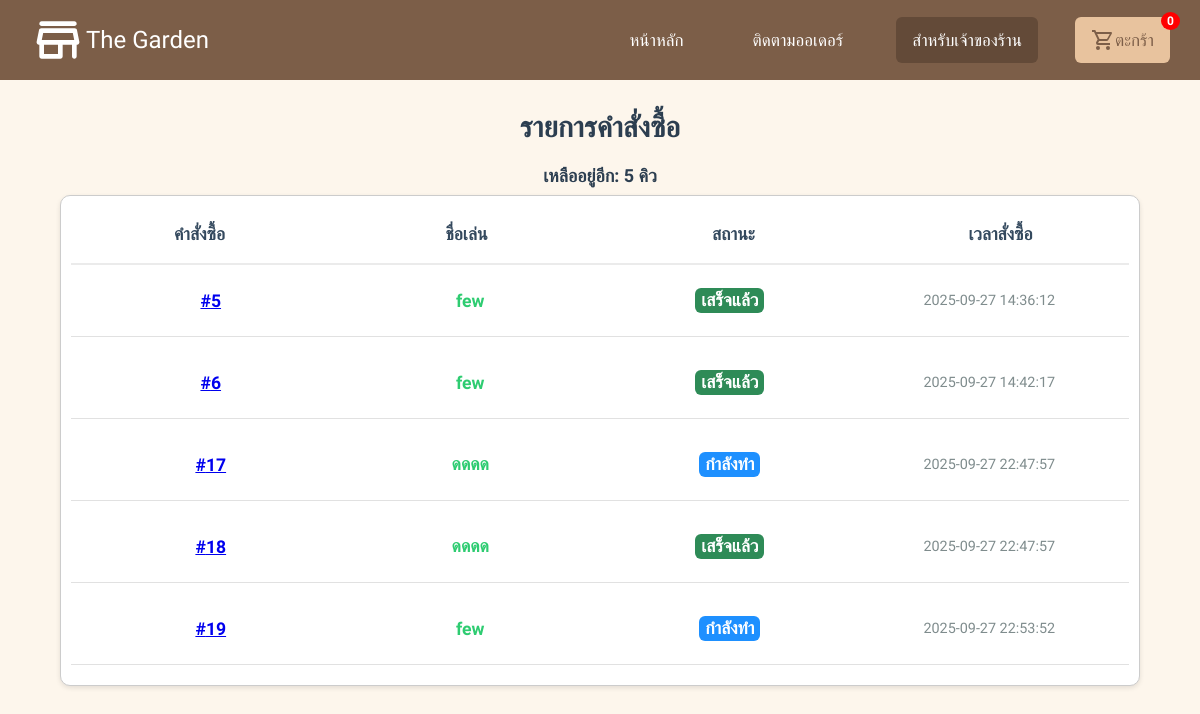
The app's page /track-orders with its own data.
### tables this page shows
CREATE TABLE "orders" (
    id INTEGER UNIQUE,
    nickname TEXT NOT NULL,
    phone TEXT NOT NULL,
    note TEXT,
    cart_data TEXT,
    status TEXT,
    timestamp DATETIME,
    slip_filename TEXT,
    PRIMARY KEY(id)
);

### app.py (the view)
@app.route('/track-orders', methods=['GET'])
def track_orders():
    with get_db() as db:
        orders = db.execute("""
            SELECT id, nickname, timestamp, status
            FROM orders
            WHERE status != 'รับแล้ว'
            ORDER BY timestamp ASC
        """).fetchall()
    return render_template('track_orders_customer.html', orders=orders)

### app.py (called while the page is built)
def get_db():
    conn = sqlite3.connect(db_garden, timeout=10)
    conn.row_factory = sqlite3.Row
    return conn

### templates/track_orders_customer.html (shortened to what this page needs)
{% extends "layout.html" %}
{% block content %}
<h1 class="order-title">รายการคำสั่งซื้อ</h1>
<p class="order-title" style="font-size: 18px; margin: 0.5rem 0;">
  เหลืออยู่อีก: {{ orders|length }} คิว
</p>
<div class="orders-container">
  <div class="order-header">
    <div class="order-column">คำสั่งซื้อ</div>
    <div class="order-column">ชื่อเล่น</div>
    <div class="order-column">สถานะ</div>
    <div class="order-column">เวลาสั่งซื้อ</div>
  </div>
  {% for order in orders %}
  <div class="order-detail-row" id="order-{{ order['id'] }}">
    <div class="order-column order-id">
      <a href="{{ url_for('view_order', order_id=order['id']) }}"> #{{ order['id'] }} </a>
    </div>
    <div class="order-column order-nickname">
      {{ order['nickname'] }}
    </div>
    <div class="order-column order-status">
      <span class="status-text {{ order['status']|lower }}">
        {{ order['status'] }}
      </span>
    </div>
    <div class="order-column order-timestamp">
      {{ order['timestamp'] }}
    </div>
  </div>
  {% else %}
  <p>ไม่มีคำสั่งซื้อในระบบ</p>
  {% endfor %}
</div>
{% endblock %}

### templates/layout.html (shortened to what this page needs)
<!DOCTYPE html>
<html lang="en">
<head>
    <link rel="stylesheet" href="{{url_for('static', filename = 'style.css')}}" />
    <link rel="stylesheet" href="{{url_for('static', filename = 'login.css')}}" />
</head>
<body>
    <header class="head-nav">
        <div class="head-wrapper">
            <div class="head-bar-menu" id="bar-menu">
                <h3 class="head-logo">
                    The Garden
                </h3>
                <div class="head-menu">
                    <ul class="list-menu" id="menu">
                        <li><a href="/">หน้าหลัก</a></li>
                        {% if session.get("role") == "owner" %}
                        <li><a id="add_menu">เพิ่มเมนู</a></li>
                        <li><a href="{{ url_for('manage_orders') }}">คำสั่งซื้อ</a></li>
                        <li><a href="#">แดชบอร์ด</a></li>
                        <li>
                            <a href="{{ url_for('logout') }}"
                                onclick="return confirm('คุณแน่ใจหรือไม่ที่จะออกจากระบบ?');"
                                style="background-color: rgb(224, 67, 67);">Log out</a>
                        </li>
                        {% else %}
                        <li><a href="{{ url_for('track_orders') }}">ติดตามออเดอร์</a></li>
                        <li><a href="{{ url_for('login') }}" id="self-store">สำหรับเจ้าของร้าน</a></li>
                        {% endif %}
                    </ul>
                    {% if session.get("role") == "owner" %}
                    {% else %}
                    <div class="basket">
                        <a href="#" class="car-sell">ตะกร้า</a>
                        <span class="cart-badge" id="cart-badge">0</span>
                    </div>
                    {% endif %}
                </div>
            </div>
        </div>
    </header>
    {% block content %}{% endblock %}
</body>
</html>

### static/style.css (style rules this page uses)
:root { --brown: #7C5E48; --cream: #FDF6EC; --white: #fff; --black: #808080; --brown-hover: #634a38; --blue: #262c91; --cream-li: #E8C39E; --red: #E53E3E; --color-font: #583E2C; --img-color: #A67C52; }
* { margin: 0; padding: 0; box-sizing: border-box; font-family: "Kanit", sans-serif; }
body { background-color: var(--cream); height: 100%; overflow-x: hidden; overflow-y: hidden; position: relative; }
.head-nav { display: flex; height: 80px; width: 100%; background-color: var(--brown); justify-content: center; align-items: center; }
.head-wrapper { display: flex; width: 95%; margin: 0 auto; }
.head-bar-menu { height: auto; width: 100%; display: flex; justify-content: space-between; align-items: center; height: auto; position: relative; }
.head-menu { display: flex; }
.basket { display: inline-block; position: relative; }
.cart-badge { position: absolute; top: -5px; right: -10px; background-color: red; color: white; font-size: 12px; font-weight: bold; padding: 2px 6px; border-radius: 50%; }
.basket a { margin-left: 37px; text-decoration: none; color: var(--brown); background-color: var(--cream-li); border-radius: 6px; font-size: 17px; display: flex; align-items: center; height: 46px; padding-left: 16px; padding-right: 16px; }
.head-logo { color: var(--white); font-size: 24px; display: flex; font-weight: 500; align-items: center; }
.list-menu { max-height: 0; overflow: hidden; transition: max-height 0.3s ease; left: 0; z-index: 99999; }
.list-menu li { margin-left: 37px; list-style: none; height: 46px; }
.list-menu li a { text-decoration: none; color: var(--white); border-radius: 6px; font-size: 17px; height: 100%; display: flex; align-items: center; padding: 10px 16px; }
#self-store { background-color: var(--brown-hover); color: var(--white); }
@media only screen and (min-width: 961px) { .list-menu { display: flex !important; flex-direction: row; position: static; max-height: none; width: auto; background: none; } }
@media only screen and (min-width: 961px) { .list-menu li { margin-left: 37px; height: auto; } }
.order-title { font-size: 2rem; color: #2c3e50; text-align: center; margin-top: 40px; margin-bottom: 30px; font-weight: 600; }
.order-title { font-size: 2rem; color: #2c3e50; text-align: center; margin-top: 30px; margin-bottom: 20px; font-weight: 600; }
.orders-container { margin: 0 auto; width: 90%; max-width: 1200px; border-radius: 10px; border: 1px solid #e1e1e1; background-color: #ffffff; box-shadow: 0 2px 5px rgba(0, 0, 0, 0.1); }
.order-header { display: grid; grid-template-columns: 1fr 1fr 1fr 1fr; gap: 10px; background-color: #fff; color: #34495e; padding: 15px; font-weight: 600; border-top-left-radius: 10px; border-top-right-radius: 10px; text-align: center; border-bottom: 2px solid #ebebeb; }
.order-detail-row { display: grid; grid-template-columns: 1fr 1fr 1fr 1fr; gap: 10px; padding: 15px; border-bottom: 1px solid #e1e1e1; transition: background-color 0.3s ease; font-size: 1rem; }
.order-column { text-align: center; font-size: 1.1rem; color: #34495e; padding: 10px; word-break: break-word; display: flex; justify-content: center; align-items: center; gap: 6px; flex-wrap: nowrap; }
.order-id { color: #3498db; font-weight: bold; }
.order-nickname { color: #2ecc71; font-weight: bold; }
.order-status { color: #e74c3c; font-weight: bold; }
.order-timestamp { color: #7f8c8d; font-size: 0.9rem; }
.orders-container { max-height: 600px; overflow-y: auto; border: 1px solid #ccc; padding: 10px; box-sizing: border-box; }
.order-header { display: flex; justify-content: space-between; padding: 10px 0; font-weight: bold; }
.order-column { padding: 8px; text-align: left; flex: 1; word-wrap: break-word; }
.order-detail-row { display: flex; justify-content: space-between; margin-bottom: 10px; flex-wrap: wrap; }
.order-title { font-size: 1.8em; margin-bottom: 20px; }

### static/login.css (style rules this page uses)
:root { --brown:#7C5E48; --cream:#FDF6EC; --white:#fff; --black:#808080; --brown-hover:#634a38; --blue:#262c91; }
* { margin: 0; padding: 0; box-sizing: border-box; font-family: "Kanit", sans-serif; }

### templates/track_orders_customer.html (style rules this page uses)
.status-text { font-weight: bold; padding: 2px 6px; border-radius: 6px; }
.status-text.กำลังทำ { background: dodgerblue; color: white; }
.status-text.เสร็จแล้ว { background: seagreen; color: white; }

### records on screen
orders: id "5", nickname "few", status "เสร็จแล้ว", timestamp "2025-09-27 14:36:12"
orders: id "6", nickname "few", status "เสร็จแล้ว", timestamp "2025-09-27 14:42:17"
orders: id "17", nickname "ดดดด", status "กำลังทำ", timestamp "2025-09-27 22:47:57"
orders: id "18", nickname "ดดดด", status "เสร็จแล้ว", timestamp "2025-09-27 22:47:57"
orders: id "19", nickname "few", status "กำลังทำ", timestamp "2025-09-27 22:53:52"

### other values on screen
{{ orders|length }} "5"
